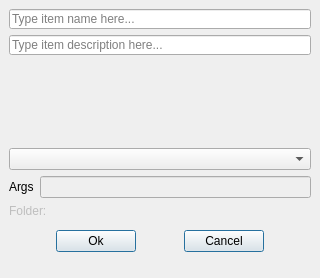
<?xml version="1.0" encoding="UTF-8"?>
<!--
######################################################################################################################
# Copyright (C) 2017-2020 Spine project consortium
# This file is part of Spine Items.
# Spine Items is free software: you can redistribute it and\/or modify it under the terms of the GNU Lesser General
# Public License as published by the Free Software Foundation, either version 3 of the License, or (at your option)
# any later version. This program is distributed in the hope that it will be useful, but WITHOUT ANY WARRANTY;
# without even the implied warranty of MERCHANTABILITY or FITNESS FOR A PARTICULAR PURPOSE. See the GNU Lesser General
# Public License for more details. You should have received a copy of the GNU Lesser General Public License along with
# this program. If not, see <http:\/\/www.gnu.org\/licenses\/>.
######################################################################################################################
-->
<ui version="4.0">
 <class>Form</class>
 <widget class="QWidget" name="Form">
  <property name="windowModality">
   <enum>Qt::ApplicationModal</enum>
  </property>
  <property name="geometry">
   <rect>
    <x>0</x>
    <y>0</y>
    <width>320</width>
    <height>278</height>
   </rect>
  </property>
  <property name="sizePolicy">
   <sizepolicy hsizetype="Fixed" vsizetype="Fixed">
    <horstretch>0</horstretch>
    <verstretch>0</verstretch>
   </sizepolicy>
  </property>
  <property name="windowTitle">
   <string>Add Tool</string>
  </property>
  <layout class="QVBoxLayout" name="verticalLayout_2">
   <property name="spacing">
    <number>0</number>
   </property>
   <property name="leftMargin">
    <number>0</number>
   </property>
   <property name="topMargin">
    <number>0</number>
   </property>
   <property name="rightMargin">
    <number>0</number>
   </property>
   <property name="bottomMargin">
    <number>0</number>
   </property>
   <item>
    <layout class="QVBoxLayout" name="verticalLayout">
     <property name="spacing">
      <number>6</number>
     </property>
     <property name="leftMargin">
      <number>9</number>
     </property>
     <property name="topMargin">
      <number>9</number>
     </property>
     <property name="rightMargin">
      <number>9</number>
     </property>
     <property name="bottomMargin">
      <number>0</number>
     </property>
     <item>
      <widget class="QLineEdit" name="lineEdit_name">
       <property name="sizePolicy">
        <sizepolicy hsizetype="Expanding" vsizetype="Fixed">
         <horstretch>0</horstretch>
         <verstretch>0</verstretch>
        </sizepolicy>
       </property>
       <property name="minimumSize">
        <size>
         <width>220</width>
         <height>20</height>
        </size>
       </property>
       <property name="maximumSize">
        <size>
         <width>5000</width>
         <height>20</height>
        </size>
       </property>
       <property name="toolTip">
        <string>&lt;html&gt;&lt;head/&gt;&lt;body&gt;&lt;p&gt;Item name (required)&lt;/p&gt;&lt;/body&gt;&lt;/html&gt;</string>
       </property>
       <property name="placeholderText">
        <string>Type item name here...</string>
       </property>
       <property name="clearButtonEnabled">
        <bool>true</bool>
       </property>
      </widget>
     </item>
     <item>
      <widget class="QLineEdit" name="lineEdit_description">
       <property name="sizePolicy">
        <sizepolicy hsizetype="Expanding" vsizetype="Fixed">
         <horstretch>0</horstretch>
         <verstretch>0</verstretch>
        </sizepolicy>
       </property>
       <property name="minimumSize">
        <size>
         <width>220</width>
         <height>20</height>
        </size>
       </property>
       <property name="maximumSize">
        <size>
         <width>5000</width>
         <height>20</height>
        </size>
       </property>
       <property name="toolTip">
        <string>&lt;html&gt;&lt;head/&gt;&lt;body&gt;&lt;p&gt;Item description (optional)&lt;/p&gt;&lt;/body&gt;&lt;/html&gt;</string>
       </property>
       <property name="placeholderText">
        <string>Type item description here...</string>
       </property>
       <property name="clearButtonEnabled">
        <bool>true</bool>
       </property>
      </widget>
     </item>
     <item>
      <spacer name="verticalSpacer">
       <property name="orientation">
        <enum>Qt::Vertical</enum>
       </property>
       <property name="sizeHint" stdset="0">
        <size>
         <width>20</width>
         <height>72</height>
        </size>
       </property>
      </spacer>
     </item>
     <item>
      <widget class="QComboBox" name="comboBox_specification"/>
     </item>
     <item>
      <layout class="QHBoxLayout" name="horizontalLayout">
       <item>
        <widget class="QLabel" name="label">
         <property name="text">
          <string>Args</string>
         </property>
        </widget>
       </item>
       <item>
        <widget class="QLineEdit" name="lineEdit_tool_specification_args">
         <property name="enabled">
          <bool>false</bool>
         </property>
         <property name="cursor">
          <cursorShape>ArrowCursor</cursorShape>
         </property>
         <property name="focusPolicy">
          <enum>Qt::NoFocus</enum>
         </property>
         <property name="toolTip">
          <string>&lt;html&gt;&lt;head/&gt;&lt;body&gt;&lt;p&gt;Command line arguments of the selected Tool specification&lt;/p&gt;&lt;/body&gt;&lt;/html&gt;</string>
         </property>
         <property name="readOnly">
          <bool>true</bool>
         </property>
        </widget>
       </item>
      </layout>
     </item>
     <item>
      <widget class="QLabel" name="label_folder">
       <property name="enabled">
        <bool>false</bool>
       </property>
       <property name="toolTip">
        <string>&lt;html&gt;&lt;head/&gt;&lt;body&gt;&lt;p&gt;Folder name that is created to project folder&lt;/p&gt;&lt;/body&gt;&lt;/html&gt;</string>
       </property>
       <property name="text">
        <string>Folder:</string>
       </property>
       <property name="indent">
        <number>-1</number>
       </property>
      </widget>
     </item>
     <item>
      <layout class="QHBoxLayout" name="horizontalLayout_2">
       <property name="spacing">
        <number>0</number>
       </property>
       <property name="leftMargin">
        <number>0</number>
       </property>
       <property name="topMargin">
        <number>6</number>
       </property>
       <property name="rightMargin">
        <number>0</number>
       </property>
       <property name="bottomMargin">
        <number>6</number>
       </property>
       <item>
        <spacer name="horizontalSpacer">
         <property name="orientation">
          <enum>Qt::Horizontal</enum>
         </property>
         <property name="sizeHint" stdset="0">
          <size>
           <width>40</width>
           <height>20</height>
          </size>
         </property>
        </spacer>
       </item>
       <item>
        <widget class="QPushButton" name="pushButton_ok">
         <property name="text">
          <string>Ok</string>
         </property>
         <property name="default">
          <bool>true</bool>
         </property>
        </widget>
       </item>
       <item>
        <spacer name="horizontalSpacer_3">
         <property name="orientation">
          <enum>Qt::Horizontal</enum>
         </property>
         <property name="sizeHint" stdset="0">
          <size>
           <width>40</width>
           <height>20</height>
          </size>
         </property>
        </spacer>
       </item>
       <item>
        <widget class="QPushButton" name="pushButton_cancel">
         <property name="text">
          <string>Cancel</string>
         </property>
         <property name="default">
          <bool>true</bool>
         </property>
        </widget>
       </item>
       <item>
        <spacer name="horizontalSpacer_2">
         <property name="orientation">
          <enum>Qt::Horizontal</enum>
         </property>
         <property name="sizeHint" stdset="0">
          <size>
           <width>40</width>
           <height>20</height>
          </size>
         </property>
        </spacer>
       </item>
      </layout>
     </item>
    </layout>
   </item>
   <item>
    <layout class="QHBoxLayout" name="horizontalLayout_statusbar_placeholder">
     <property name="bottomMargin">
      <number>0</number>
     </property>
     <item>
      <widget class="QWidget" name="widget_invisible_dummy" native="true">
       <property name="sizePolicy">
        <sizepolicy hsizetype="Fixed" vsizetype="Fixed">
         <horstretch>0</horstretch>
         <verstretch>0</verstretch>
        </sizepolicy>
       </property>
       <property name="minimumSize">
        <size>
         <width>0</width>
         <height>20</height>
        </size>
       </property>
       <property name="maximumSize">
        <size>
         <width>0</width>
         <height>20</height>
        </size>
       </property>
      </widget>
     </item>
    </layout>
   </item>
  </layout>
 </widget>
 <tabstops>
  <tabstop>lineEdit_name</tabstop>
  <tabstop>lineEdit_description</tabstop>
  <tabstop>comboBox_specification</tabstop>
  <tabstop>lineEdit_tool_specification_args</tabstop>
  <tabstop>pushButton_ok</tabstop>
  <tabstop>pushButton_cancel</tabstop>
 </tabstops>
 <resources/>
 <connections/>
</ui>
